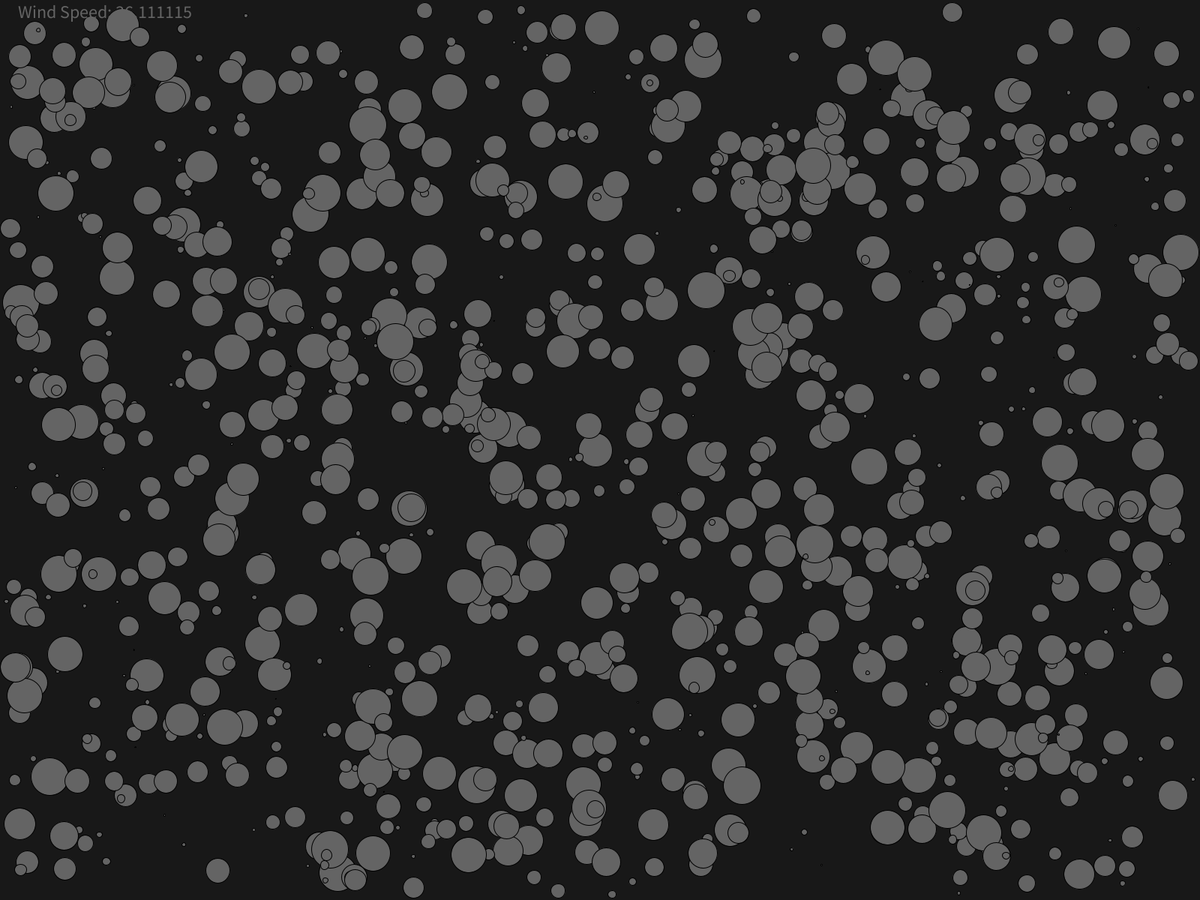
Frame 1 (no input)
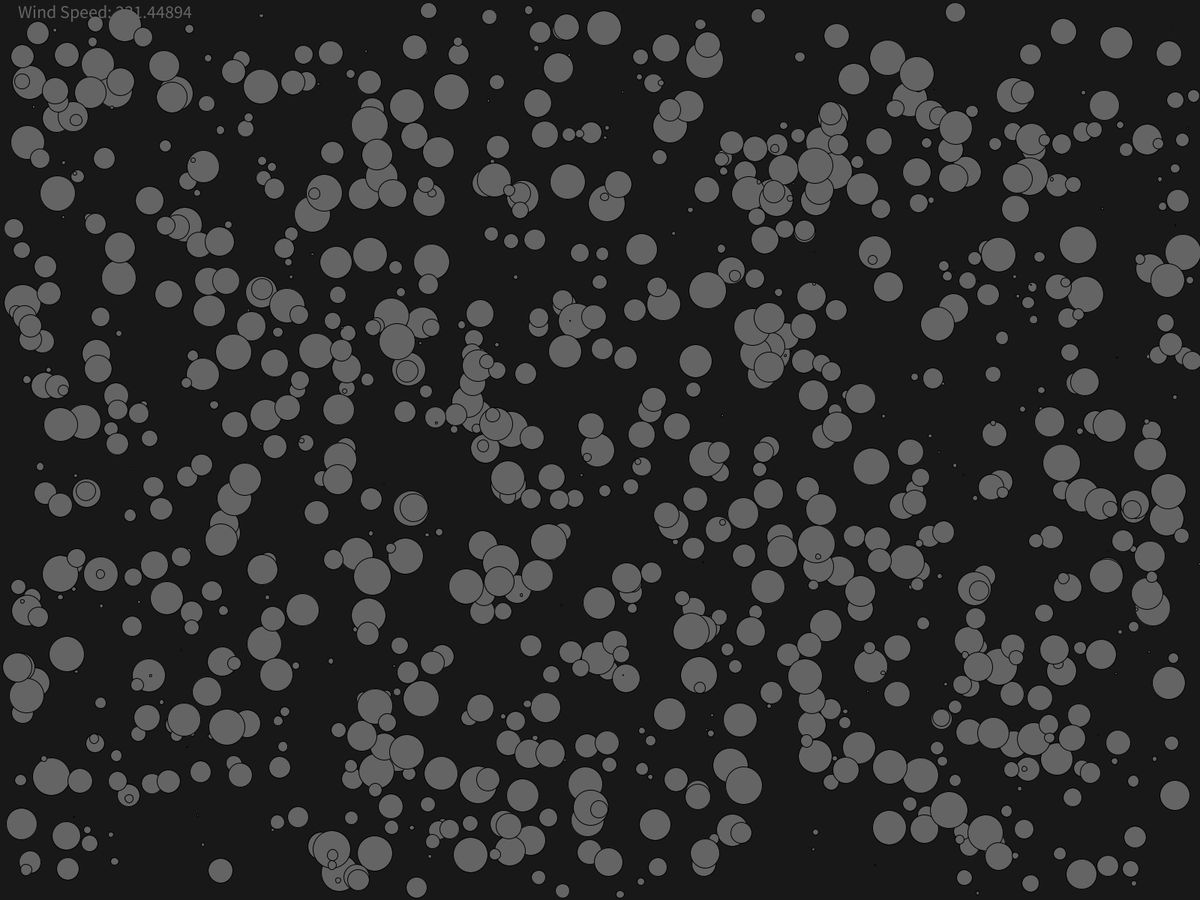
Frame 60 (the mouse pressed at the canvas centre just before this capture)
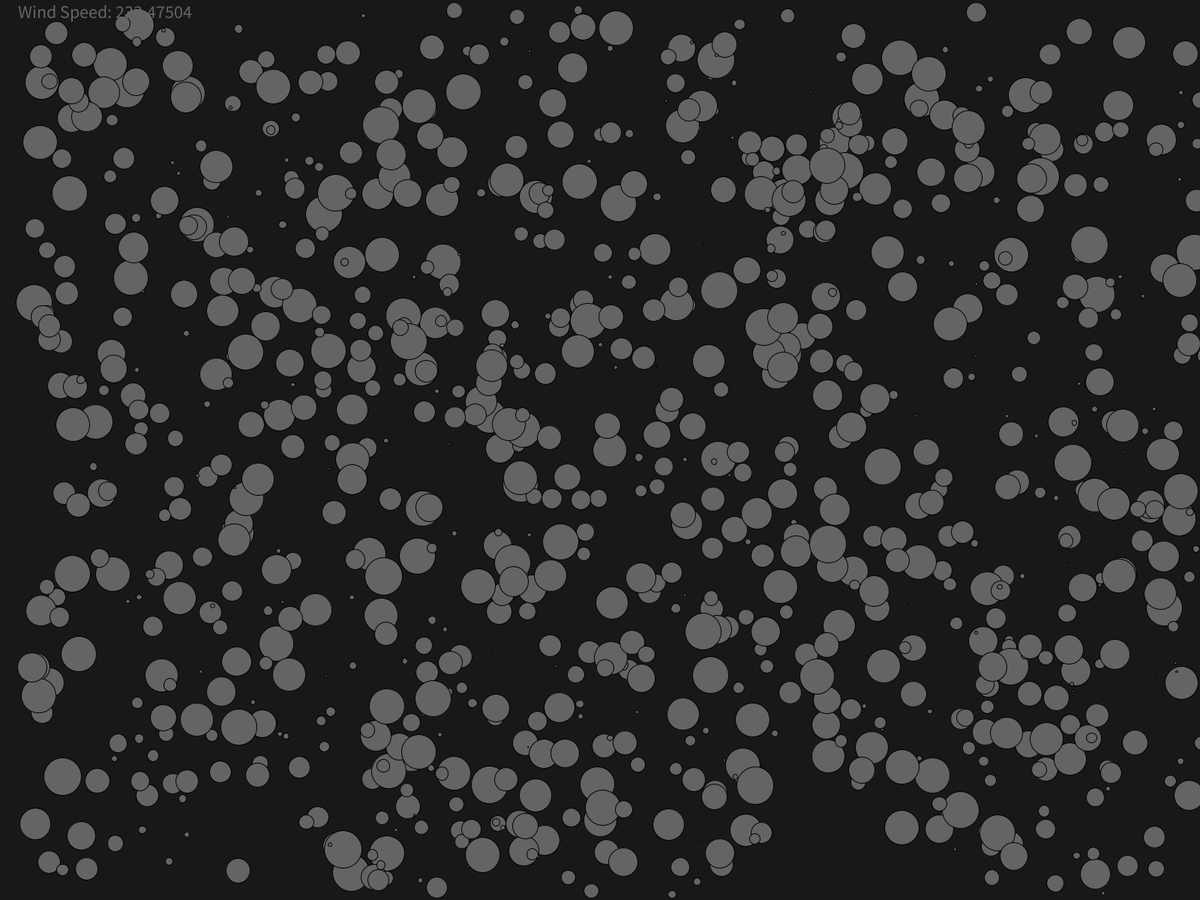
Frame 120 (the mouse held since frame 60 and released just before this capture)

The Processing sketch that drew these frames (run headless with seeded random() and noise(); from frame 60 on, the mouse is pressed at the canvas centre):

// Processing sketch: CH2_2MassSimulation
// ── CH2_2MassSimulation.pde
PVector gravity;
PVector wind;
float noiseValue;
float noiseOffset;
float t; // Perlin noise time seed
Mover[] balloons;

void setup() {
    fullScreen();
    size(1000, 500);
    background(24);
    textSize(24);
    balloons = new Mover[1000];

    for (int i = 0; i < 1000; i++) {
        balloons[i] = new Mover(1);
    }

    gravity = new PVector(0, -0.0);

    t = random(10000);
    noiseValue = 0;
    noiseOffset = 0.000000000001;
}

void draw() {
    background(24);

    noiseOffset += 0.0001;
    wind = new PVector(noise(noiseOffset), 0);
    calculateNoise();

    for (int i = 0; i < 1000; i++) {
        balloons[i].applyForce(gravity);
        balloons[i].applyForce(wind);
        balloons[i].display();
    }

    text("Wind Speed: " + wind.x * 1000, 24, 24);
}
void calculateNoise() {
    t += noiseOffset;
    noiseValue = map(noise(t), 0, 1, -0.75, 0.8);
    wind = new PVector(noiseValue, 0);
}
// ── Mover.pde
/* This iteration of the Mover class implemented the mass variable which allows for more accurate
   depictions of events with multiple movers. For now, mass is tied to the size of the mover
   so if this mover is 10 pixels wide, mass will be 10. This iteration also removed the color
   constructor since I wasn't using it and I don't feel like updating it. */

class Mover {
    // Attributes
    PVector location; // Where on the screen we are
    PVector velocity; // How fast we're moving currently
    PVector acceleration; // How quickly are we speeding up, or slowing down
    float mass; // How heavy are we
    float maxSpeed; // How fast are we allowed to go *Only if speedCheck is used*
    float size; // Size of the object, in pixels
    color myColor; // Color of the object's fill

    // Constructor
    Mover() { // Default no arg
        size = 10;
        mass = size; // Setting mass equal to the size of the mover
        maxSpeed = 1000;
        location = new PVector(width/2, height/2); // Starts right in the center of the window
        velocity = new PVector(0, 0); // Starts stationary, no velocity
        acceleration = new PVector(0, 0); // No acceleration at the start
        myColor = 100;
    }

    Mover(int i) { // Another constructor, this one makes the starting location & size random
        size = random(1, 50);
        mass = size; // Setting mass equal to the size of the mover
        maxSpeed = 1000;
        location = new PVector(random(size/2, width - size/2), random(size/2, height - size/2)); // Starts right in the center of the window
        velocity = new PVector(0, 0); // Starts stationary, no velocity
        acceleration = new PVector(0, 0); // No acceleration at the start
        myColor = 100;
    }

    void update() { // Function to hold all "moving" logic
        //speedCheck(); // Usually not necessary, probably needs updating

        // Choose either edgeWrap, edgeBounce, or neither to handle edgeChecking
        // edgeWrap(); // Teleport from one side of the wall, to the other (*o*)
        // edgeBounce(); // Bounce off the walls

        velocity.add(acceleration);
        location.add(velocity);
        velocity.limit(maxSpeed);
        acceleration.mult(0);
    }

    void display() { // Function to handle what the object looks like
        // Set proper colors
        stroke(0);
        fill(myColor);

        // Draw our circle
        ellipse(location.x, location.y, size, size);
        update();
    }

    void edgeWrap() { // Use this if oyu want the mover to wrap around the window when hitting an edge
        if (location.x > width - size/2) { // If too far right
            location.x = 0 + size/2;
        } else if (location.x < 0 + size/2) { // If too far left
            location.x = width - size/2;
        } else if (location.y > height - size/2) { // If too low
            location.y = 0 + size/2;
        } else if (location.y < 0 + size/2) { // If too high
            location.y = height - size/2;
        }
    }

    void edgeBounce() { // Use this if you want the mover to bounce off of the edge of the window
        if (location.x > width - size/2 || location.x < 0 + size/2) { // If hitting left or right edge
            velocity.x *= -1.0; // invert x velocity
        }
        if (location.y > height - size/2 || location.y < 0 + size/2) { // If hit top or bottom
            velocity.y *= -1.0; // Invert y velocity
        }
    }

    void speedCheck() {
        changeAcceleration();
    }

    void applyForce(PVector force) {
        PVector f = PVector.div(force, mass); // Static method so we don't overwrite the force directly

        acceleration.add(f); // Add the force to the acceleration
    }

    void applyGravity(PVector gravity) { // Same as applyForce but ignores mass calculations because gravity lol
        acceleration.add(gravity);
    }

    void changeAcceleration() { // no arg, random acceleration change
        acceleration = new PVector(random(-0.1, 0.1), random(-0.1, 0.1));
    }

    void changeAcceleration(float x, float y) { // arguments to force acceleration in a direction
        acceleration = new PVector(x, y);
    }

}
